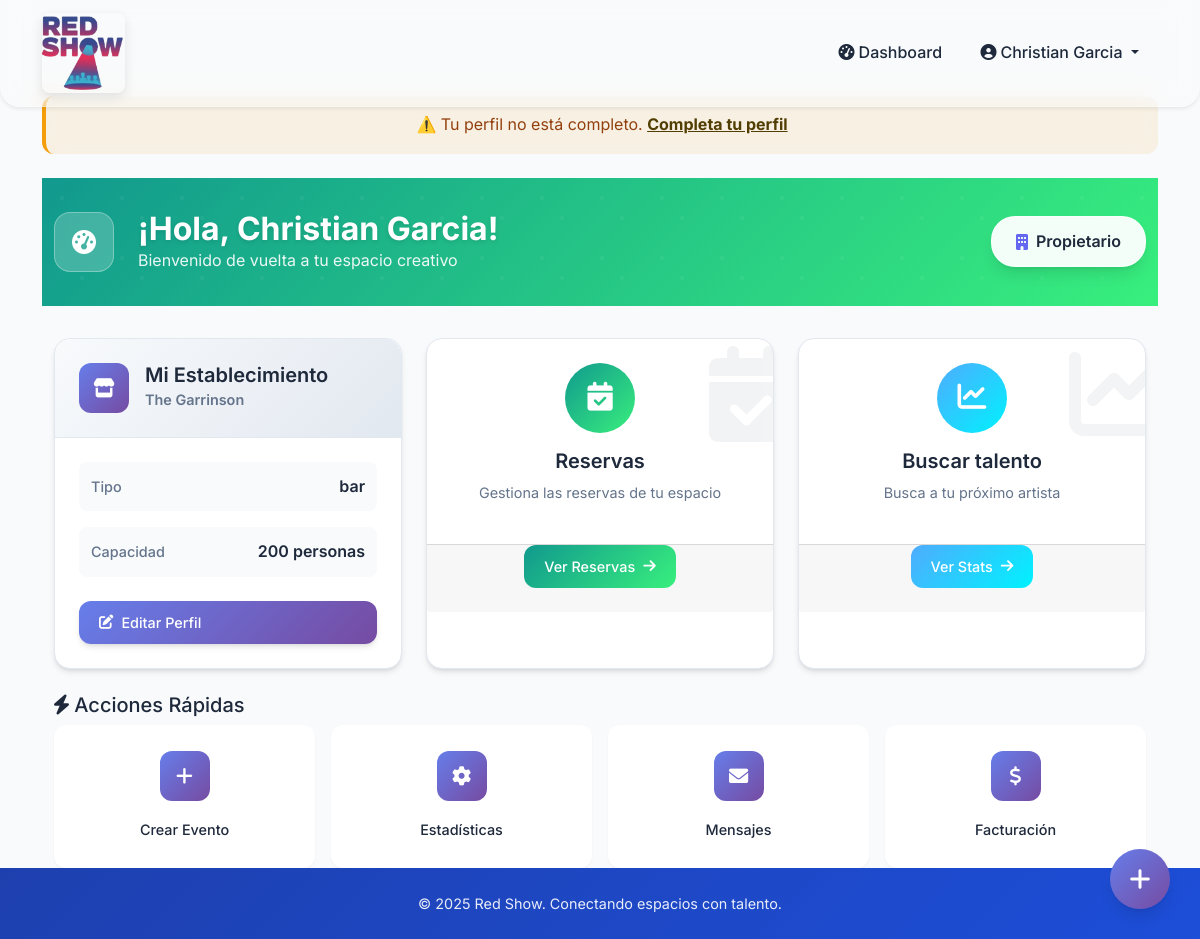
Page /dashboard/ (signed in) on the committed database.
### accounts/models.py (models this page shows, shortened)
class CustomUser(AbstractUser):
    USER_TYPE_CHOICES = [
        ('owner', 'Dueño de Establecimiento'),
        ('artist', 'Artista/Emprendedor'),
    ]
    user_type = models.CharField(
        max_length=10,
        choices=USER_TYPE_CHOICES,
        verbose_name="Tipo de Usuario"
    )
    phone = models.CharField(
        max_length=20,
        blank=True,
        validators=[RegexValidator(
            regex=r'^\+?1?\d{9,15}$',
            message="Formato de teléfono inválido"
        )],
        verbose_name="Teléfono"
    )
    dni = models.CharField(max_length=20, blank=True, verbose_name="DNI")
    profile_image = models.ImageField(
        upload_to='profiles/',
        blank=True,
        verbose_name="Imagen de Perfil"
    )
    birth_date = models.DateField(blank=True, null=True, verbose_name="Fecha de Nacimiento")
    created_at = models.DateTimeField(auto_now_add=True)
    updated_at = models.DateTimeField(auto_now=True)

class EstablishmentOwner(models.Model):
    user = models.OneToOneField(
        CustomUser,
        on_delete=models.CASCADE,
        related_name='owner_profile'
    )
    business_name = models.CharField(max_length=200, verbose_name="Nombre del Negocio")
    business_type = models.CharField(max_length=100, verbose_name="Tipo de Negocio")
    address = models.TextField(verbose_name="Dirección")
    city = models.CharField(max_length=100, blank=True)
    province = models.CharField(max_length=100, blank=True)
    capacity = models.IntegerField(verbose_name="Capacidad")
    description = models.TextField(blank=True, verbose_name="Descripción")
    contact_alt = models.CharField(max_length=100, blank=True, verbose_name="Contacto Alternativo")
    schedule = models.JSONField(blank=True, null=True, verbose_name="Horarios de Funcionamiento")
    additional_services = models.JSONField(blank=True, null=True, verbose_name="Servicios Adicionales")
    hiring_policies = models.TextField(blank=True, verbose_name="Políticas de Contratación")
    cuit_cuil = models.CharField(
        max_length=13,
        blank=True,
        validators=[RegexValidator(
            regex=r'^\d{2}-\d{8}-\d{1}$',
            message="Formato CUIT/CUIL: XX-XXXXXXXX-X"
        )],
        verbose_name="CUIT/CUIL"
    )
    class Meta:
        verbose_name = "Propietario de Establecimiento"
        verbose_name_plural = "Propietarios de Establecimientos"

### templates/dashboard.html (shortened to what this page needs)
{% extends 'base.html' %}
{% load static %}
{% block extra_css %}
<link rel="stylesheet" href="{% static 'css/dashboard.css' %}">
{% endblock %}
{% block content %}
{% if not perfil_completo %}
<div class="alert alert-warning text-center" role="alert">
    ⚠️ Tu perfil no está completo.
    {% if user.user_type == 'owner' %}
        <a href="{% url 'complete_owner_profile' %}" class="alert-link">Completa tu perfil</a>
    {% else %}
        <a href="{% url 'complete_artist_profile' %}" class="alert-link">Completa tu perfil</a>
    {% endif %}
</div>
{% endif %}
<div class="dashboard-header">
    <div class="container-fluid">
        <div class="row align-items-center">
            <div class="col-md-8">
                <div class="welcome-section">
                    <div class="welcome-icon">
                        <i class="fas fa-tachometer-alt"></i>
                    </div>
                    <div class="welcome-text">
                        <h1 class="welcome-title">¡Hola, {{ user.get_full_name|default:user.username }}!</h1>
                        <p class="welcome-subtitle">Bienvenido de vuelta a tu espacio creativo</p>
                    </div>
                </div>
            </div>
            <div class="col-md-4 text-end">
                <div class="user-badge">
                    {% if user.user_type == 'owner' %}
                        <i class="fas fa-building"></i>
                        <span>Propietario</span>
                    {% else %}
                        <i class="fas fa-star"></i>
                        <span>Artista</span>
                    {% endif %}
                </div>
            </div>
        </div>
    </div>
</div>
<div class="dashboard-content">
    <div class="container-fluid">
        <div class="row stats-row">
            {% if user.user_type == 'owner' %}
                {% if user.owner_profile %}
                    <div class="col-lg-4 col-md-6 mb-4">
                        <div class="dashboard-card profile-card">
                            <div class="card-header">
                                <div class="card-icon business-icon">
                                    <i class="fas fa-store"></i>
                                </div>
                                <div class="card-title-section">
                                    <h5>Mi Establecimiento</h5>
                                    <span class="card-subtitle">{{ user.owner_profile.business_name }}</span>
                                </div>
                            </div>
                            <div class="card-content">
                                <div class="info-grid">
                                    <div class="info-item">
                                        <span class="info-label">Tipo</span>
                                        <span class="info-value">{{ user.owner_profile.business_type }}</span>
                                    </div>
                                    <div class="info-item">
                                        <span class="info-label">Capacidad</span>
                                        <span class="info-value">{{ user.owner_profile.capacity }} personas</span>
                                    </div>
                                </div>
                                <div class="card-actions d-flex flex-column gap-2">
                                    <a href="{% url 'editar_perfil' %}" class="btn-modern btn-primary">
                                        <i class="fas fa-edit"></i>
                                        Editar Perfil
                                    </a>
                                </div>
                            </div>
                        </div>
                    </div>
                    <div class="col-lg-4 col-md-6 mb-4">
                        <div class="dashboard-card action-card reservations-card">
                            <div class="card-background">
                                <i class="fas fa-calendar-check"></i>
                            </div>
                            <div class="card-content">
                                <div class="action-icon">
                                    <i class="fas fa-calendar-check"></i>
                                </div>
                                <h5>Reservas</h5>
                                <p>Gestiona las reservas de tu espacio</p>
                            </div>
                            <div class="card-footer">
                                <a href="#" class="btn-modern btn-success">
                                    Ver Reservas
                                    <i class="fas fa-arrow-right"></i>
                                </a>
                            </div>
                        </div>
                    </div>
                    <div class="col-lg-4 col-md-6 mb-4">
                        <div class="dashboard-card action-card stats-card">
                            <div class="card-background">
                                <i class="fas fa-chart-line"></i>
                            </div>
                            <div class="card-content">
                                <div class="action-icon">
                                    <i class="fas fa-chart-line"></i>
                                </div>
                                <h5>Buscar talento</h5>
                                <p>Busca a tu próximo artista</p>
                             </div>
                            <div class="card-footer">
                                <a href="#" class="btn-modern btn-info">
                                    Ver Stats
                                    <i class="fas fa-arrow-right"></i>
                                </a>
                            </div>
                        </div>
                    </div>
                {% endif %}
            {% endif %}
        </div>
        <div class="row">
            <div class="col-12">
                <div class="quick-actions-section">
                    <h5 class="section-title">
                        <i class="fas fa-bolt"></i>
                        Acciones Rápidas
                    </h5>
                    <div class="quick-actions-grid">
                        {% if user.user_type == 'owner' %}
                            <div class="quick-action">
                                <div class="action-icon">
                                    <i class="fas fa-plus"></i>
                                </div>
                                <span>Crear Evento</span>
                            </div>
                            <div class="quick-action">
                                <div class="action-icon">
                                    <i class="fas fa-cog"></i>
                                </div>
                                <span>Estadísticas</span>
                            </div>
                            <div class="quick-action">
                                <div class="action-icon">
                                    <i class="fas fa-envelope"></i>
                                </div>
                                <span>Mensajes</span>
                            </div>
                            <div class="quick-action">
                                <div class="action-icon">
                                    <i class="fas fa-dollar-sign"></i>
                                </div>
                                <span>Facturación</span>
                            </div>
                        {% endif %}
                    </div>
                </div>
            </div>
        </div>
    </div>
</div>
<div class="fab-container">
    <div class="fab-main">
        <i class="fas fa-plus"></i>
    </div>
</div>
{% endblock %}

### templates/base.html (shortened to what this page needs)
{% load static %}
<!DOCTYPE html>
<html lang="es">
<head>
    <link href="https://cdnjs.cloudflare.com/ajax/libs/bootstrap/5.1.3/css/bootstrap.min.css" rel="stylesheet">
    <link href="https://cdnjs.cloudflare.com/ajax/libs/font-awesome/6.0.0/css/all.min.css" rel="stylesheet">
    <link rel="stylesheet" href="{% static 'css/base.css' %}">
    {% block extra_css %}{% endblock %}
</head>
<body>
    <nav class="navbar navbar-expand-lg navbar-light fixed-top shadow-sm">
        <div class="container">
            <a class="navbar-brand d-flex align-items-center" href="{% url 'home' %}">
                <img src="/media/logo.png" alt="Logo" class="logo-navbar">
            </a>
            <div class="collapse navbar-collapse" id="navbarNav">
                <ul class="navbar-nav ms-auto align-items-center">
                    {% if user.is_authenticated %}
                        <li class="nav-item">
                            <a class="nav-link" href="{% url 'dashboard' %}">
                                <i class="fas fa-tachometer-alt me-1"></i>Dashboard
                            </a>
                        </li>
                        <li class="nav-item dropdown">
                            <a class="nav-link dropdown-toggle" href="#" id="navbarDropdown" role="button" data-bs-toggle="dropdown">
                                <i class="fas fa-user-circle me-1"></i>{{ user.get_full_name|default:user.username }}
                            </a>
                        </li>
                    {% endif %}
                </ul>
            </div>
        </div>
    </nav>
    <main class="container mt-5 pt-5 fade-in-up">
        {% block content %}{% endblock %}
    </main>
    <footer class="footer py-4 text-center mt-auto fade-in">
        <div class="container">
            <p>&copy; 2025 Red Show. Conectando espacios con talento.</p>
        </div>
    </footer>
</body>
</html>

### static/css/base.css (style rules this page uses)
:root { --primary-blue: #2563eb; --primary-blue-dark: #1d4ed8; --primary-blue-light: #3b82f6; --secondary-blue: #0ea5e9; --accent-blue: #06b6d4; --dark-blue: #1e40af; --light-blue: #e0f2fe; --gradient-primary: linear-gradient(135deg, #2563eb 0%, #0ea5e9 100%); --gradient-dark: linear-gradient(135deg, #1e40af 0%, #1d4ed8 100%); --glass-bg: rgba(255, 255, 255, 0.15); --glass-border: rgba(255, 255, 255, 0.3); --shadow-sm: 0 2px 4px rgba(37, 99, 235, 0.1); --shadow-md: 0 4px 12px rgba(37, 99, 235, 0.15); --shadow-lg: 0 8px 32px rgba(37, 99, 235, 0.2); --text-primary: #1e293b; --text-secondary: #64748b; --bg-light: #f8fafc; --bg-white: #ffffff; --border-light: #e2e8f0; --success: #10b981; --warning: #f59e0b; --error: #ef4444; --border-radius: 12px; --border-radius-lg: 16px; --transition: all 0.3s cubic-bezier(0.4, 0, 0.2, 1); }
* { margin: 0; padding: 0; box-sizing: border-box; }
html { scroll-behavior: smooth; }
body { font-family: 'Inter', sans-serif; line-height: 1.6; color: var(--text-primary); background: #E0EAFC; background: -webkit-linear-gradient(to right, #CFDEF3, #E0EAFC); background: linear-gradient(to right, #CFDEF3, #E0EAFC); }
.navbar { background:var(--glass-bg);; backdrop-filter: blur(15px); border-radius: 0 0 20px 20px; transition: all 0.3s ease; box-shadow: var(--shadow-md); border-bottom: 1px solid var(--glass-border); color: var(--text-primary); }
.navbar-brand { font-weight: 700; font-size: 1.6rem; color: var(--primary-blue); display: flex; align-items: center; gap: 0.5rem; transition: all 0.3s ease; }
.logo-navbar { max-height: 80px; width: auto; border-radius: 8px; box-shadow: 0 4px 12px rgba(0, 0, 0, 0.1); }
.navbar-nav .nav-link { color: var(--text-primary) !important; font-weight: 500; padding: 0.7rem 1.2rem !important; border-radius: 50px; transition: all 0.3s ease; }
.btn-primary { background: var(--gradient-primary); color: #fff; box-shadow: var(--shadow-md); }
.card-header { background: var(--gradient-primary); color: #fff; font-weight: 600; border-radius: var(--border-radius-lg) var(--border-radius-lg) 0 0 !important; }
.alert { border: none; border-radius: var(--border-radius); padding: 1rem 1.5rem; margin-bottom: 1.5rem; backdrop-filter: blur(10px); border-left: 4px solid; }
.alert-warning { background: rgba(245, 158, 11, 0.1); color: #92400e; border-left-color: var(--warning); }
.footer { background: var(--gradient-dark); color: #fff; margin-top: auto; position: relative; }
.footer p { margin: 0; font-size: 0.9rem; opacity: 0.9; }
.fade-in-up { animation: fadeInUp 0.8s ease-out; }
.fade-in { animation: fadeIn 0.6s ease-out; }

### rows in the picture
CustomUser: get_full_name "Christian Garcia", owner_profile.business_name "The Garrinson", owner_profile.business_type "bar", owner_profile.capacity "200"
